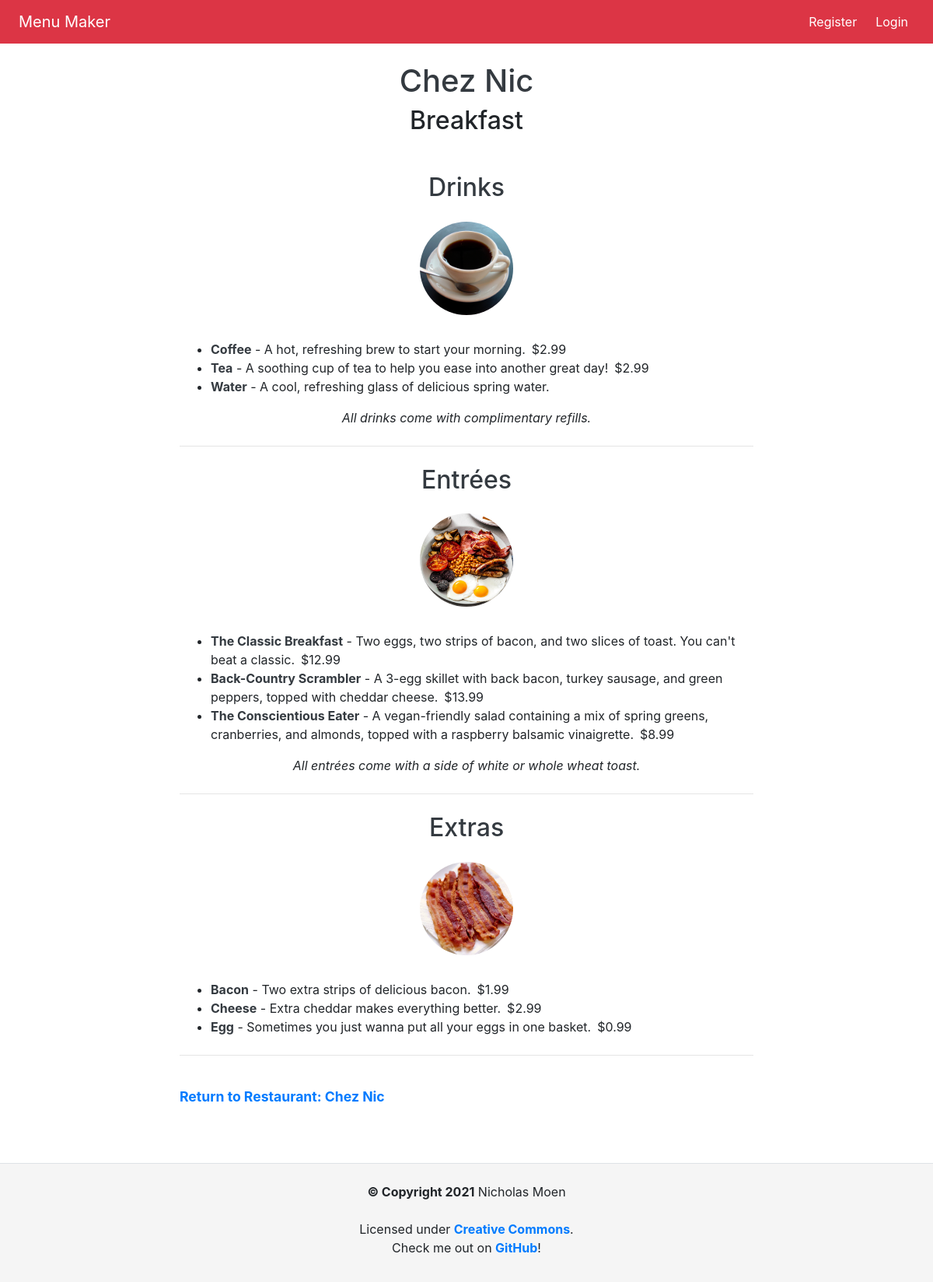
/restaurants/chez-nic/menus/breakfast/, run on the app's committed database.
### menus/models.py (models this page shows, shortened)
class Menu(models.Model):
    THEME_CHOICES = [
        ('default', "Default"),
        ('secondary', "Secondary")]
    restaurant = models.ForeignKey(
        'restaurants.Restaurant',
        on_delete=models.CASCADE)
    name = models.CharField(max_length=128, default=None, blank=False)
    slug = models.SlugField(max_length=128)
    image = models.ImageField(
        help_text="An image or logo for this menu (optional)",
        upload_to=menu_upload_to, blank=True, null=True)
    description = models.CharField(max_length=256, blank=True, null=True)
    theme = models.CharField(
        max_length=32,
        choices=THEME_CHOICES,
        default='default')
    class Meta:
        ordering = ['name']

class MenuSection(models.Model):
    menu = models.ForeignKey('Menu', on_delete=models.CASCADE)
    name = models.CharField(max_length=128, default=None, blank=False)
    slug = models.SlugField(max_length=128)
    image = models.ImageField(
        help_text="An image or logo for this section (optional)",
        upload_to=menusection_upload_to, blank=True, null=True)
    note = models.CharField(
            help_text="An optional note about this section (e.g."
                      "'Drinks come with complimentary refills.')",
            max_length=256, blank=True, null=True)

class MenuItem(models.Model):
    menusection = models.ForeignKey('MenuSection', on_delete=models.CASCADE)
    name = models.CharField(max_length=128, default=None, blank=False)
    slug = models.SlugField(max_length=128)
    price = models.IntegerField(
        help_text="Enter the price in cents (e.g. $5.00 = 500 cents)",
        blank=True, null=True)
    description = models.CharField(max_length=1024, blank=True)
    def get_readable_price(self):
        dollars = int(self.price / 100)
        cents = self.price - (dollars * 100)
        padded_cents = str(cents).zfill(2)
        return f"${dollars}.{padded_cents}"

### restaurants/models.py (models this page shows, shortened)
class Restaurant(models.Model):
    name = models.CharField(max_length=128, default=None, blank=False)
    slug = models.SlugField(max_length=128, unique=True)
    admin_users = models.ManyToManyField(settings.AUTH_USER_MODEL)
    image = models.ImageField(
        upload_to=upload_to, blank=True, null=True,
        help_text="An image or logo for your restaurant (optional)")
    class Meta:
        ordering = ['name']

### menus/views.py (the view)
class MenuDetailView(DetailView):
    model = Menu
    def get_object(self):
        return get_object_or_404(
            Menu,
            restaurant__slug=self.kwargs['restaurant_slug'],
            slug=self.kwargs['menu_slug'])

### menus_project/context_processors.py (called while the page is built)
def project_name(request):
    return {'PROJECT_NAME': PROJECT_NAME}

### menus/templates/menus/menu_detail.html (shortened to what this page needs)
{% extends 'base.html' %}
{% block body_title %}<a class="text-dark" href="{% url 'restaurants:restaurant_detail' restaurant_slug=menu.restaurant.slug %}">{{ menu.restaurant.name }}</a>{% endblock %}
{% block content %}
<h2 class="mb-5 text-center">{{ menu.name }}</h2>
{% if not menu.menusection_set.count %}
<p class="text-center">This menu does not have any sections.</p>
{% else %}
  {% for menusection in menu.menusection_set.all %}
  <div id="menu-container" class="mt-4 mb-4">
    <h2 class="text-center"><a class="text-dark" href="{% url 'menus:menusection_detail' restaurant_slug=menu.restaurant.slug menu_slug=menu.slug menusection_slug=menusection.slug %}">{{ menusection.name }}</a></h2>
  {% if menusection.image %}
      <img src="{{ menusection.image.url }}" class="menusection-img mt-4 mb-4">
  {% endif %}
    {% if menusection.menuitem_set.count %}
      <ul class="pt-2">
      {% for menuitem in menusection.menuitem_set.all %}
        <li><a class="text-dark font-weight-bold" href="{% url 'menus:menuitem_detail' restaurant_slug=menu.restaurant.slug menu_slug=menu.slug menusection_slug=menusection.slug menuitem_slug=menuitem.slug %}">{{ menuitem.name }}</a> - {{ menuitem.description }}{% if menuitem.price %}<span class="ml-2">{{ menuitem.get_readable_price }}</span>{% endif %}</li>
      {% endfor %}
      </ul>
      {% if menusection.note %}
        <div class="font-italic text-center">{{ menusection.note }}</div>
      {% endif %}
    {% elif not menusection.menuitem_set.count %}
      <p class="ml-3 font-weight-bold">This section does not have any items.</p>
    {% endif %}
  </div>
  <hr>
  {% endfor %}
{% endif %}
<div id="bottom-links">
<p><a href="{% url 'restaurants:restaurant_detail' restaurant_slug=menu.restaurant.slug %}">Return to Restaurant: {{ menu.restaurant.name }}</a></p>
</div>
{% endblock content %}

### static/css/base.css (style rules this page uses)
#bottom-links { margin: 2.5rem auto; font-weight: bold; font-size: 1.1rem; }
.menusection-img { display: block; object-fit: cover; margin: auto; height: 15vh; width: 15vh; border-radius: 50%; }

### data on the page
Menu: restaurant.name "Chez Nic", name "Breakfast"
MenuSection: name "Drinks", image (picture), note "All drinks come with complimentary refills."
MenuItem: name "Coffee", description "A hot, refreshing brew to start your morning.", get_readable_price "$2.99"
MenuItem: name "Tea", description "A soothing cup of tea to help you ease into another great day!", get_readable_price "$2.99"
MenuItem: name "Water", description "A cool, refreshing glass of delicious spring water."
MenuSection: name "Entrées", image (picture), note "All entrées come with a side of white or whole wheat toast."
MenuItem: name "The Classic Breakfast", description "Two eggs, two strips of bacon, and two slices of toast. You can't beat a classic.", get_readable_price "$12.99"
MenuItem: name "Back-Country Scrambler", description "A 3-egg skillet with back bacon, turkey sausage, and green peppers, topped with cheddar cheese.", get_readable_price "$13.99"
MenuItem: name "The Conscientious Eater", description "A vegan-friendly salad containing a mix of spring greens, cranberries, and almonds, topped with a raspberry balsamic vinaigrette.", get_readable_price "$8.99"
MenuSection: name "Extras", image (picture)
MenuItem: name "Bacon", description "Two extra strips of delicious bacon.", get_readable_price "$1.99"
MenuItem: name "Cheese", description "Extra cheddar makes everything better.", get_readable_price "$2.99"
MenuItem: name "Egg", description "Sometimes you just wanna put all your eggs in one basket.", get_readable_price "$0.99"

### other printed values
{{ PROJECT_NAME }} "Menu Maker"
